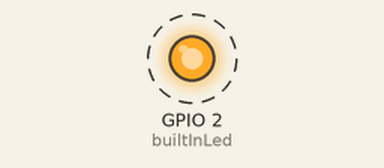
Simulated run of this sketch. Board: ESP32. Shown: output pins drawn as LEDs (lit = HIGH). Dashed ring = blinking. What the sketch prints to the serial monitor is not drawn.

Above: at 0.5 s.
Timing chart, 0 to 4.6 s (numbered marks = the images above):
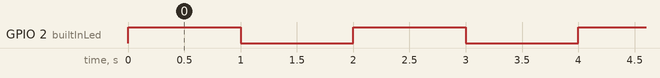

The sketch:

caxora_hw.ino
```cpp
/*
 * Hardware: ESP32 DevKitC (ESP32-WROOM-32)
 * Description: Blinks the built-in LED on GPIO 2.
 * Author: Your Name
 * Date: [Current Date]
 */

// Pin definition for the built-in LED on ESP32 DevKitC
const int builtInLed = 2; // GPIO 2

void setup() {
  // Initialize the built-in LED pin as an output.
  pinMode(builtInLed, OUTPUT);

  // (Optional) Start serial communication for debugging
  Serial.begin(115200); // ESP32 commonly uses 115200 baud rate
  Serial.println("Setup complete. Starting blink loop...");
}

void loop() {
  Serial.println("LED ON");
  digitalWrite(builtInLed, HIGH); // Turn the LED on
  delay(1000);                    // Wait for 1000 milliseconds (1 second)

  Serial.println("LED OFF");
  digitalWrite(builtInLed, LOW);  // Turn the LED off
  delay(1000);                    // Wait for 1 second
}
```

Measured:
- by itself, GPIO 2 (builtInLed): alternates HIGH for 1.0 s and LOW for 1.0 s
